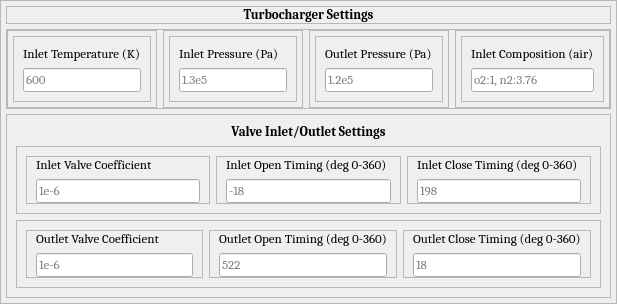
            <widget class="QFrame" name="turbosettingsframe">
             <property name="sizePolicy">
              <sizepolicy hsizetype="Preferred" vsizetype="Minimum">
               <horstretch>0</horstretch>
               <verstretch>0</verstretch>
              </sizepolicy>
             </property>
             <property name="frameShape">
              <enum>QFrame::StyledPanel</enum>
             </property>
             <property name="frameShadow">
              <enum>QFrame::Raised</enum>
             </property>
             <layout class="QVBoxLayout" name="verticalLayout_22">
              <property name="spacing">
               <number>5</number>
              </property>
              <property name="leftMargin">
               <number>5</number>
              </property>
              <property name="topMargin">
               <number>5</number>
              </property>
              <property name="rightMargin">
               <number>5</number>
              </property>
              <property name="bottomMargin">
               <number>5</number>
              </property>
              <item>
               <widget class="QFrame" name="turbosettingslabelframe">
                <property name="frameShape">
                 <enum>QFrame::StyledPanel</enum>
                </property>
                <property name="frameShadow">
                 <enum>QFrame::Raised</enum>
                </property>
                <layout class="QGridLayout" name="gridLayout_6">
                 <property name="leftMargin">
                  <number>0</number>
                 </property>
                 <property name="topMargin">
                  <number>0</number>
                 </property>
                 <property name="rightMargin">
                  <number>0</number>
                 </property>
                 <property name="bottomMargin">
                  <number>0</number>
                 </property>
                 <property name="spacing">
                  <number>0</number>
                 </property>
                 <item row="0" column="0">
                  <widget class="QLabel" name="turbosettingslabel">
                   <property name="font">
                    <font>
                     <family>Cambria</family>
                     <pointsize>10</pointsize>
                     <weight>75</weight>
                     <bold>true</bold>
                    </font>
                   </property>
                   <property name="text">
                    <string>Turbocharger Settings</string>
                   </property>
                   <property name="alignment">
                    <set>Qt::AlignCenter</set>
                   </property>
                  </widget>
                 </item>
                </layout>
               </widget>
              </item>
              <item>
               <widget class="QFrame" name="turbopropsframe">
                <property name="frameShape">
                 <enum>QFrame::StyledPanel</enum>
                </property>
                <property name="frameShadow">
                 <enum>QFrame::Raised</enum>
                </property>
                <layout class="QHBoxLayout" name="horizontalLayout_9">
                 <property name="leftMargin">
                  <number>0</number>
                 </property>
                 <property name="topMargin">
                  <number>0</number>
                 </property>
                 <property name="rightMargin">
                  <number>0</number>
                 </property>
                 <property name="bottomMargin">
                  <number>0</number>
                 </property>
                 <item>
                  <widget class="QFrame" name="turboinlettempframe">
                   <property name="frameShape">
                    <enum>QFrame::StyledPanel</enum>
                   </property>
                   <property name="frameShadow">
                    <enum>QFrame::Raised</enum>
                   </property>
                   <layout class="QVBoxLayout" name="verticalLayout_23">
                    <property name="spacing">
                     <number>2</number>
                    </property>
                    <property name="leftMargin">
                     <number>5</number>
                    </property>
                    <property name="topMargin">
                     <number>5</number>
                    </property>
                    <property name="rightMargin">
                     <number>5</number>
                    </property>
                    <property name="bottomMargin">
                     <number>5</number>
                    </property>
                    <item>
                     <widget class="QFrame" name="turboinletpressuresmallframe_2">
                      <property name="frameShape">
                       <enum>QFrame::StyledPanel</enum>
                      </property>
                      <property name="frameShadow">
                       <enum>QFrame::Raised</enum>
                      </property>
                      <layout class="QVBoxLayout" name="verticalLayout_24">
                       <item>
                        <widget class="QLabel" name="turboinletpressurelabel_2">
                         <property name="font">
                          <font>
                           <family>Cambria</family>
                           <pointsize>10</pointsize>
                          </font>
                         </property>
                         <property name="text">
                          <string>Inlet Temperature (K)</string>
                         </property>
                        </widget>
                       </item>
                       <item>
                        <widget class="QLineEdit" name="turboinletpressureedit_2">
                         <property name="font">
                          <font>
                           <family>Cambria</family>
                           <pointsize>10</pointsize>
                          </font>
                         </property>
                         <property name="placeholderText">
                          <string>600</string>
                         </property>
                        </widget>
                       </item>
                      </layout>
                     </widget>
                    </item>
                   </layout>
                  </widget>
                 </item>
                 <item>
                  <widget class="QFrame" name="turboinletpressureframe">
                   <property name="frameShape">
                    <enum>QFrame::StyledPanel</enum>
                   </property>
                   <property name="frameShadow">
                    <enum>QFrame::Raised</enum>
                   </property>
                   <layout class="QVBoxLayout" name="verticalLayout_25">
                    <property name="spacing">
                     <number>2</number>
                    </property>
                    <property name="leftMargin">
                     <number>5</number>
                    </property>
                    <property name="topMargin">
                     <number>5</number>
                    </property>
                    <property name="rightMargin">
                     <number>5</number>
                    </property>
                    <property name="bottomMargin">
                     <number>5</number>
                    </property>
                    <item>
                     <widget class="QFrame" name="turboinletpressuresmallframe">
                      <property name="frameShape">
                       <enum>QFrame::StyledPanel</enum>
                      </property>
                      <property name="frameShadow">
                       <enum>QFrame::Raised</enum>
                      </property>
                      <layout class="QVBoxLayout" name="verticalLayout_26">
                       <item>
                        <widget class="QLabel" name="turboinletpressurelabel">
                         <property name="font">
                          <font>
                           <family>Cambria</family>
                           <pointsize>10</pointsize>
                          </font>
                         </property>
                         <property name="text">
                          <string>Inlet Pressure (Pa)</string>
                         </property>
                        </widget>
                       </item>
                       <item>
                        <widget class="QLineEdit" name="turboinletpressureedit">
                         <property name="font">
                          <font>
                           <family>Cambria</family>
                           <pointsize>10</pointsize>
                          </font>
                         </property>
                         <property name="placeholderText">
                          <string>1.3e5</string>
                         </property>
                        </widget>
                       </item>
                      </layout>
                     </widget>
                    </item>
                   </layout>
                  </widget>
                 </item>
                 <item>
                  <widget class="QFrame" name="turbooutlettempframe">
                   <property name="frameShape">
                    <enum>QFrame::StyledPanel</enum>
                   </property>
                   <property name="frameShadow">
                    <enum>QFrame::Raised</enum>
                   </property>
                   <layout class="QVBoxLayout" name="verticalLayout_27">
                    <property name="spacing">
                     <number>2</number>
                    </property>
                    <property name="leftMargin">
                     <number>5</number>
                    </property>
                    <property name="topMargin">
                     <number>5</number>
                    </property>
                    <property name="rightMargin">
                     <number>5</number>
                    </property>
                    <property name="bottomMargin">
                     <number>5</number>
                    </property>
                    <item>
                     <widget class="QFrame" name="turbooutlettempsmallframe">
                      <property name="frameShape">
                       <enum>QFrame::StyledPanel</enum>
                      </property>
                      <property name="frameShadow">
                       <enum>QFrame::Raised</enum>
                      </property>
                      <layout class="QVBoxLayout" name="verticalLayout_28">
                       <item>
                        <widget class="QLabel" name="turbooutlettemplabel">
                         <property name="font">
                          <font>
                           <family>Cambria</family>
                           <pointsize>10</pointsize>
                          </font>
                         </property>
                         <property name="text">
                          <string>Outlet Pressure (Pa)</string>
                         </property>
                        </widget>
                       </item>
                       <item>
                        <widget class="QLineEdit" name="turbooutlettempedit">
                         <property name="font">
                          <font>
                           <family>Cambria</family>
                           <pointsize>10</pointsize>
                          </font>
                         </property>
                         <property name="placeholderText">
                          <string>1.2e5</string>
                         </property>
                        </widget>
                       </item>
                      </layout>
                     </widget>
                    </item>
                   </layout>
                  </widget>
                 </item>
                 <item>
                  <widget class="QFrame" name="turbooutletpressureframe">
                   <property name="frameShape">
                    <enum>QFrame::StyledPanel</enum>
                   </property>
                   <property name="frameShadow">
                    <enum>QFrame::Raised</enum>
                   </property>
                   <layout class="QVBoxLayout" name="verticalLayout_29">
                    <property name="spacing">
                     <number>2</number>
                    </property>
                    <property name="leftMargin">
                     <number>5</number>
                    </property>
                    <property name="topMargin">
                     <number>5</number>
                    </property>
                    <property name="rightMargin">
                     <number>5</number>
                    </property>
                    <property name="bottomMargin">
                     <number>5</number>
                    </property>
                    <item>
                     <widget class="QFrame" name="turbooutletpressuresmallframe">
                      <property name="frameShape">
                       <enum>QFrame::StyledPanel</enum>
                      </property>
                      <property name="frameShadow">
                       <enum>QFrame::Raised</enum>
                      </property>
                      <layout class="QVBoxLayout" name="verticalLayout_30">
                       <item>
                        <widget class="QLabel" name="turbooutletpressurelabel">
                         <property name="font">
                          <font>
                           <family>Cambria</family>
                           <pointsize>10</pointsize>
                          </font>
                         </property>
                         <property name="text">
                          <string>Inlet Composition (air)</string>
                         </property>
                        </widget>
                       </item>
                       <item>
                        <widget class="QLineEdit" name="turbooutletedit">
                         <property name="font">
                          <font>
                           <family>Cambria</family>
                           <pointsize>10</pointsize>
                          </font>
                         </property>
                         <property name="placeholderText">
                          <string>o2:1, n2:3.76</string>
                         </property>
                        </widget>
                       </item>
                      </layout>
                     </widget>
                    </item>
                   </layout>
                  </widget>
                 </item>
                </layout>
               </widget>
              </item>
              <item>
               <widget class="QFrame" name="frame_3">
                <property name="font">
                 <font>
                  <family>Cambria</family>
                  <pointsize>10</pointsize>
                 </font>
                </property>
                <property name="frameShape">
                 <enum>QFrame::StyledPanel</enum>
                </property>
                <property name="frameShadow">
                 <enum>QFrame::Raised</enum>
                </property>
                <layout class="QVBoxLayout" name="verticalLayout_38">
                 <item>
                  <widget class="QLabel" name="xletsettingslabel">
                   <property name="font">
                    <font>
                     <weight>75</weight>
                     <bold>true</bold>
                    </font>
                   </property>
                   <property name="text">
                    <string>Valve Inlet/Outlet Settings</string>
                   </property>
                   <property name="alignment">
                    <set>Qt::AlignCenter</set>
                   </property>
                  </widget>
                 </item>
                 <item>
                  <widget class="QFrame" name="frame_2">
                   <property name="frameShape">
                    <enum>QFrame::StyledPanel</enum>
                   </property>
                   <property name="frameShadow">
                    <enum>QFrame::Raised</enum>
                   </property>
                   <layout class="QHBoxLayout" name="horizontalLayout_4">
                    <item>
                     <widget class="QFrame" name="frame_4">
                      <property name="frameShape">
                       <enum>QFrame::StyledPanel</enum>
                      </property>
                      <property name="frameShadow">
                       <enum>QFrame::Raised</enum>
                      </property>
                      <layout class="QVBoxLayout" name="verticalLayout_35">
                       <property name="topMargin">
                        <number>0</number>
                       </property>
                       <property name="bottomMargin">
                        <number>0</number>
                       </property>
                       <item>
                        <widget class="QLabel" name="label">
                         <property name="text">
                          <string>Inlet Valve Coefficient</string>
                         </property>
                        </widget>
                       </item>
                       <item>
                        <widget class="QLineEdit" name="inletvalvecoefficientedit">
                         <property name="placeholderText">
                          <string>1e-6</string>
                         </property>
                        </widget>
                       </item>
                      </layout>
                     </widget>
                    </item>
                    <item>
                     <widget class="QFrame" name="frame_5">
                      <property name="frameShape">
                       <enum>QFrame::StyledPanel</enum>
                      </property>
                      <property name="frameShadow">
                       <enum>QFrame::Raised</enum>
                      </property>
                      <layout class="QVBoxLayout" name="verticalLayout_36">
                       <property name="topMargin">
                        <number>0</number>
                       </property>
                       <property name="bottomMargin">
                        <number>0</number>
                       </property>
                       <item>
                        <widget class="QLabel" name="label_2">
                         <property name="text">
                          <string>Inlet Open Timing (deg 0-360)</string>
                         </property>
                        </widget>
                       </item>
                       <item>
                        <widget class="QLineEdit" name="inletopentimingedit">
                         <property name="placeholderText">
                          <string>-18</string>
                         </property>
                        </widget>
                       </item>
                      </layout>
                     </widget>
                    </item>
                    <item>
                     <widget class="QFrame" name="frame_6">
                      <property name="frameShape">
                       <enum>QFrame::StyledPanel</enum>
                      </property>
                      <property name="frameShadow">
                       <enum>QFrame::Raised</enum>
                      </property>
                      <layout class="QVBoxLayout" name="verticalLayout_37">
                       <property name="topMargin">
                        <number>0</number>
                       </property>
                       <property name="bottomMargin">
                        <number>0</number>
                       </property>
                       <item>
                        <widget class="QLabel" name="label_3">
                         <property name="text">
                          <string>Inlet Close Timing (deg 0-360)</string>
                         </property>
                        </widget>
                       </item>
                       <item>
                        <widget class="QLineEdit" name="inletclosetimingedit">
                         <property name="placeholderText">
                          <string>198</string>
                         </property>
                        </widget>
                       </item>
                      </layout>
                     </widget>
                    </item>
                   </layout>
                  </widget>
                 </item>
                 <item>
                  <widget class="QFrame" name="frame_8">
                   <property name="frameShape">
                    <enum>QFrame::StyledPanel</enum>
                   </property>
                   <property name="frameShadow">
                    <enum>QFrame::Raised</enum>
                   </property>
                   <layout class="QHBoxLayout" name="horizontalLayout_6">
                    <item>
                     <widget class="QFrame" name="frame_7">
                      <property name="frameShape">
                       <enum>QFrame::StyledPanel</enum>
                      </property>
                      <property name="frameShadow">
                       <enum>QFrame::Raised</enum>
                      </property>
                      <layout class="QVBoxLayout" name="verticalLayout_39">
                       <property name="topMargin">
                        <number>0</number>
                       </property>
                       <property name="bottomMargin">
                        <number>0</number>
                       </property>
                       <item>
                        <widget class="QLabel" name="label_5">
                         <property name="text">
                          <string>Outlet Valve Coefficient</string>
                         </property>
                        </widget>
                       </item>
                       <item>
                        <widget class="QLineEdit" name="outletvalvecoefficientedit">
                         <property name="placeholderText">
                          <string>1e-6</string>
                         </property>
                        </widget>
                       </item>
                      </layout>
                     </widget>
                    </item>
                    <item>
                     <widget class="QFrame" name="frame_9">
                      <property name="frameShape">
                       <enum>QFrame::StyledPanel</enum>
                      </property>
                      <property name="frameShadow">
                       <enum>QFrame::Raised</enum>
                      </property>
                      <layout class="QVBoxLayout" name="verticalLayout_40">
                       <property name="topMargin">
                        <number>0</number>
                       </property>
                       <property name="bottomMargin">
                        <number>0</number>
                       </property>
                       <item>
                        <widget class="QLabel" name="label_6">
                         <property name="text">
                          <string>Outlet Open Timing (deg 0-360)</string>
                         </property>
                        </widget>
                       </item>
                       <item>
                        <widget class="QLineEdit" name="outletopentimingedit">
                         <property name="placeholderText">
                          <string>522</string>
                         </property>
                        </widget>
                       </item>
                      </layout>
                     </widget>
                    </item>
                    <item>
                     <widget class="QFrame" name="frame_10">
                      <property name="frameShape">
                       <enum>QFrame::StyledPanel</enum>
                      </property>
                      <property name="frameShadow">
                       <enum>QFrame::Raised</enum>
                      </property>
                      <layout class="QVBoxLayout" name="verticalLayout_41">
                       <property name="topMargin">
                        <number>0</number>
                       </property>
                       <property name="bottomMargin">
                        <number>0</number>
                       </property>
                       <item>
                        <widget class="QLabel" name="label_7">
                         <property name="text">
                          <string>Outlet Close Timing (deg 0-360)</string>
                         </property>
                        </widget>
                       </item>
                       <item>
                        <widget class="QLineEdit" name="outletclosetimingedit">
                         <property name="placeholderText">
                          <string>18</string>
                         </property>
                        </widget>
                       </item>
                      </layout>
                     </widget>
                    </item>
                   </layout>
                  </widget>
                 </item>
                </layout>
               </widget>
              </item>
             </layout>
            </widget>
